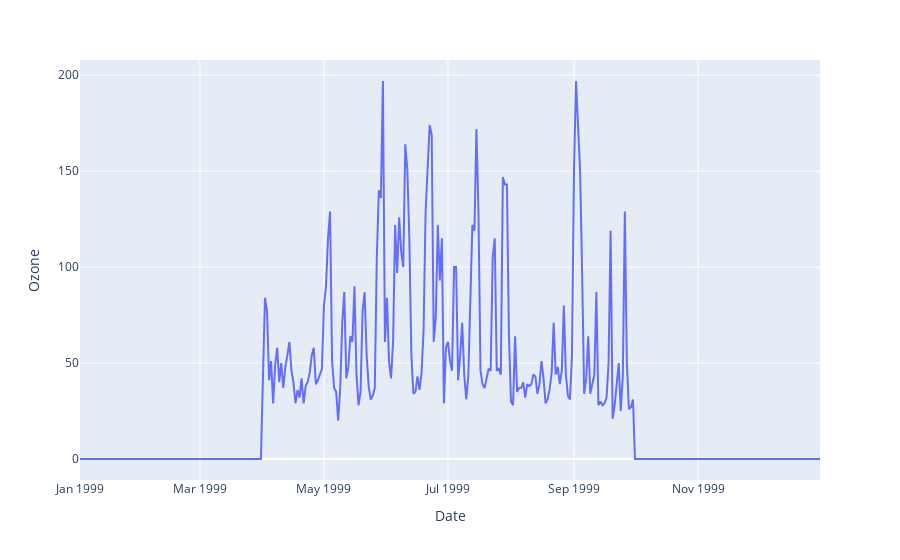

The notebook cell this image was saved under:
### Code cell
px.line(df, x='Date',y='Ozone')

### Figure 1 — Plotly figure (JSON) as saved in the notebook; plotly's stock layout.template omitted (floating-point values rounded to 4 significant figures; data arrays with more than 128 entries replaced by an {"elided": "..."} marker saying what was removed)
{"data": [{"hovertemplate": "Date=%{x}<br>Ozone=%{y}<extra></extra>", "legendgroup": "", "line": {"color": "#636efa", "dash": "solid"}, "marker": {"symbol": "circle"}, "mode": "lines", "name": "", "orientation": "v", "showlegend": false, "type": "scatter", "x": {"elided": "364 str values"}, "xaxis": "x", "y": {"elided": "364 int values"}, "yaxis": "y"}], "layout": {"legend": {"tracegroupgap": 0}, "margin": {"t": 60}, "xaxis": {"anchor": "y", "domain": [0, 1], "title": {"text": "Date"}}, "yaxis": {"anchor": "x", "domain": [0, 1], "title": {"text": "Ozone"}}}}
